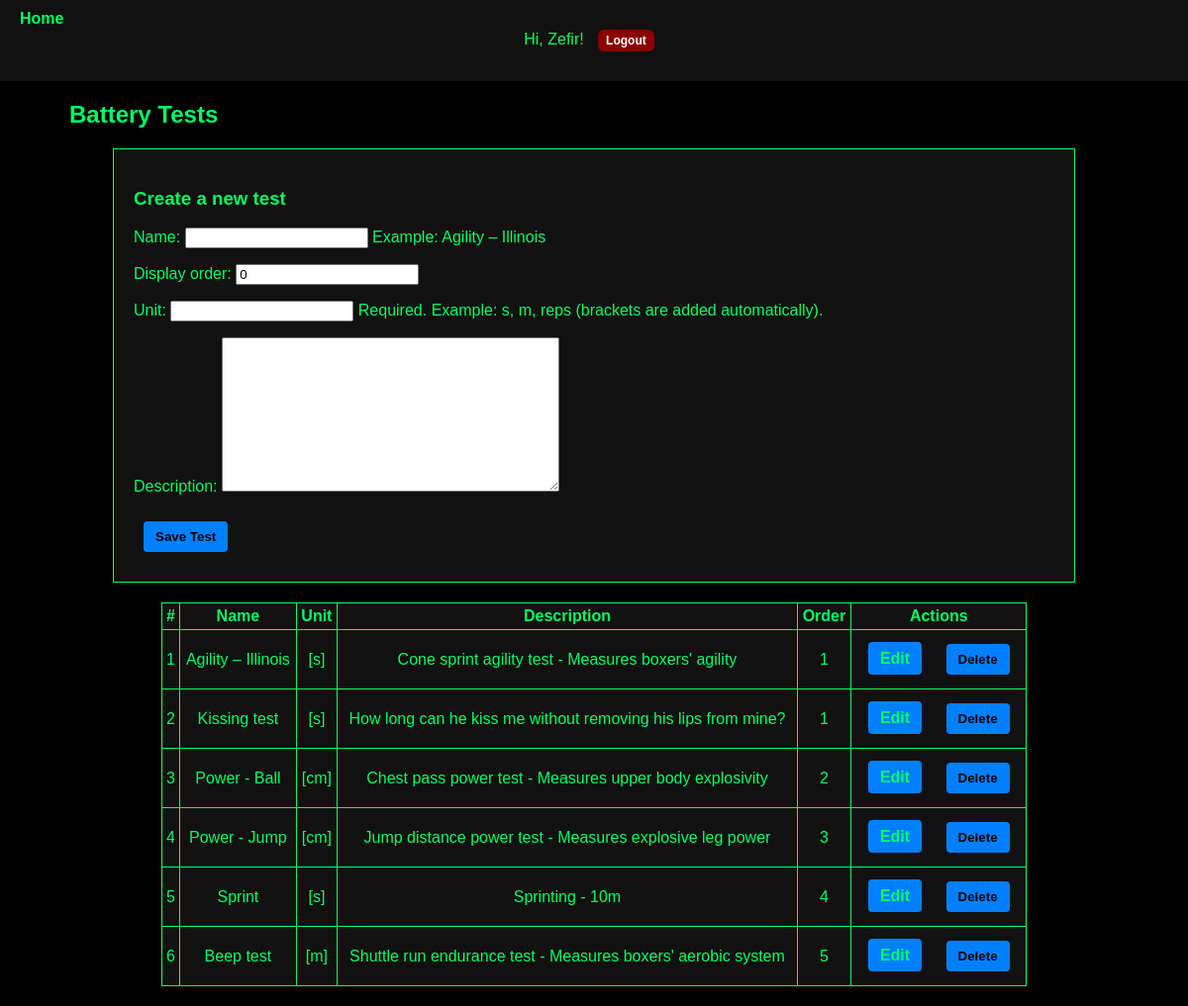
The app's page /tests/ (signed in), older data.
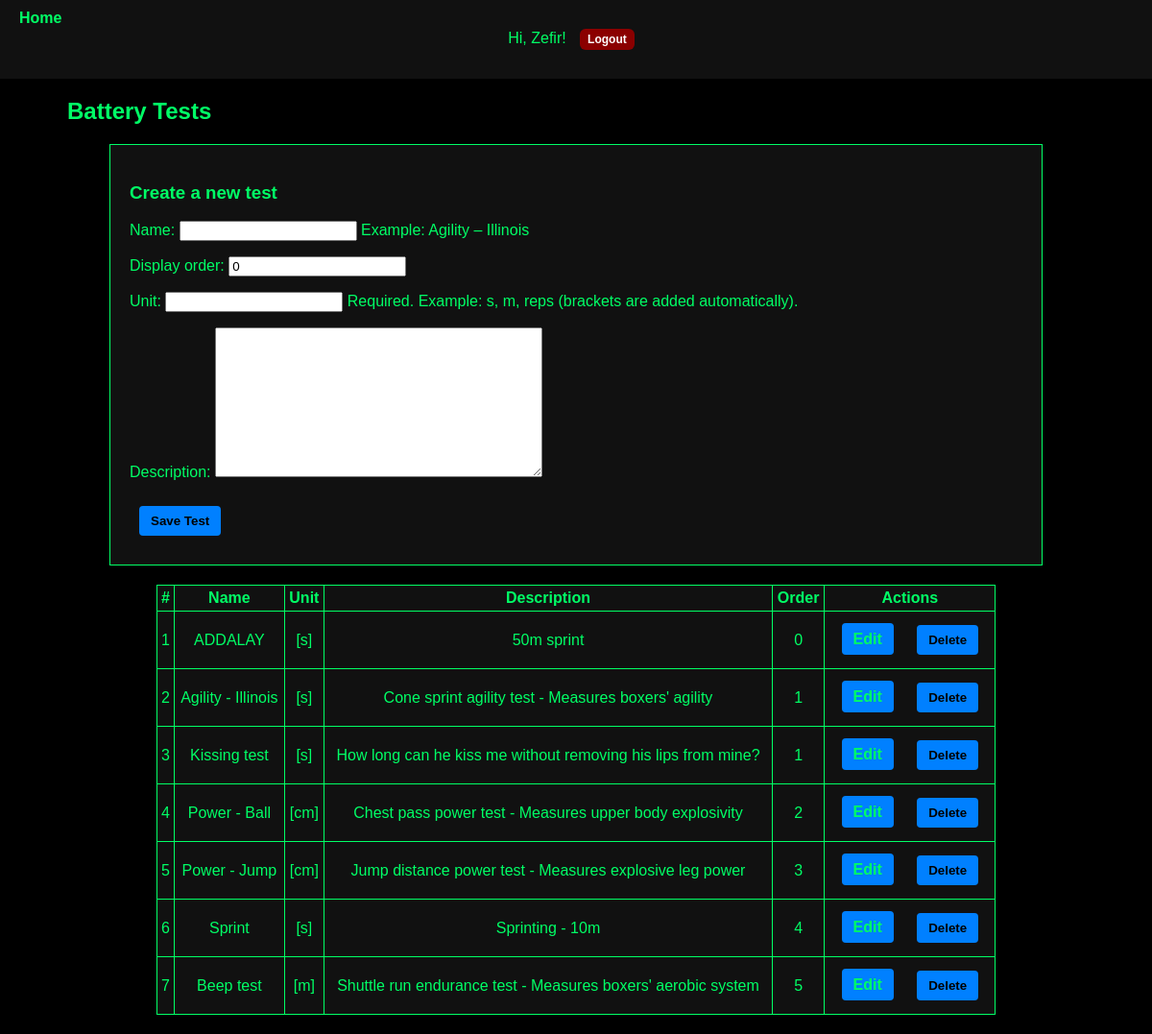
The same page, newer data.
### BoxersPresenceApp/models.py (models this page shows, shortened)
class BatteryTest(models.Model):
    name = models.CharField(max_length=255)
    display_order = models.IntegerField(default=0)
    unit = models.CharField(max_length=50, blank=True, null=True)
    description = models.TextField(blank=True, null=True)
    created_at = models.DateTimeField(auto_now_add=True)
    coach = models.ForeignKey(
        settings.AUTH_USER_MODEL,
        on_delete=models.SET_NULL,
        null=True,
        blank=True,
        related_name="battery_tests"
    )

### BoxersPresenceApp/views.py (the view, shortened to what this page needs)
# urls.py: path('tests/', views.TestsListView.as_view(), name='tests_list'),
class TestsListView(LoginRequiredMixin, TemplateView):
    template_name = "tests/tests_list.html"
    def get_context_data(self, **kwargs):
        ctx = super().get_context_data(**kwargs)
        ctx["form"] = BatteryTestForm()
        ctx["tests"] = BatteryTest.objects.all().order_by("display_order", "name")
        return ctx

### BoxersPresenceApp/forms.py (shortened to what this page needs)
class BatteryTestForm(forms.ModelForm):
    class Meta:
        model = BatteryTest
        fields = ["name", "display_order", "unit", "description"]
        help_texts = {
            "name": "Example: Agility – Illinois",
            "unit": "Required. Example: s, m, reps (brackets are added automatically).",
        }

### BoxersPresenceApp/context_processors.py (called while the page is built)
def role_flags(request):
    is_parent = False
    if getattr(request, "user", None) and request.user.is_authenticated:
        try:
            request.user.parent_profile
            is_parent = True
        except ParentProfile.DoesNotExist:
            pass
    return {"is_parent": is_parent}

### templates/tests/tests_list.html (shortened to what this page needs)
{% extends "base.html" %}
{% block content %}
<h2 class="page-title">Battery Tests</h2>
<div class="content-container">
  <div class="form-container">
    <h3>Create a new test</h3>
    <form method="post">
      {{ form.as_p }}
      <button class="btn" type="submit">Save Test</button>
    </form>
  </div>
  <table>
    <thead>
      <tr>
        <th>#</th>
        <th>Name</th>
        <th>Unit</th>
        <th>Description</th>
        <th>Order</th>
        <th>Actions</th>
      </tr>
    </thead>
    <tbody>
    {% for t in tests %}
      <tr>
        <td>{{ forloop.counter }}</td>
        <td>{{ t.name }}</td>
        <td>[{{ t.unit }}]</td>
        <td>{{ t.description|default:"—" }}</td>
        <td>{{ t.display_order }}</td>
        <td>
          <a class="btn" href="{% url 'test_edit' t.pk %}">Edit</a>
          {% if t.pk %}
            <form method="post" action="{% url 'battery_test_delete' pk=t.pk %}" style="display:inline;">
              <button type="submit" class="btn btn-danger" onclick="return confirm('Delete this test?')">
                Delete
              </button>
            </form>
          {% endif %}
        </td>
      </tr>
    {% empty %}
      <tr><td colspan="6">No tests yet. Create one above.</td></tr>
    {% endfor %}
    </tbody>
  </table>
</div>
{% endblock %}

Row changes from the older to the newer data that the page shows:
added BatteryTest: name "ADDALAY", unit "s", description "50m sprint", display_order "0", shows "Delete"
changed BatteryTest "Cone sprint agility test - Measures boxers' agility": name "Agility – Illinois" → "Agility - Illinois"
